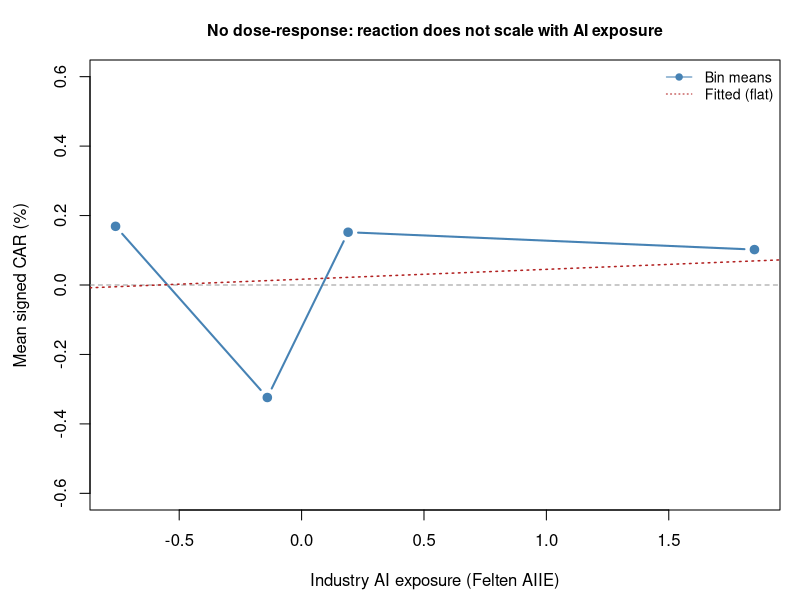

The R script that drew this image:
# =====================================================================
# Figure 2 - Dose-response: signed CAR vs AI exposure (the null gradient)
# Shows there is NO smooth relationship between AI exposure and reaction.
# Base R. Run; saves a PNG.
# =====================================================================

# Mean AI-exposure in each bin, and mean signed CAR (% ; + = moved WITH
# the regulatory direction). Signed = -CAR at tightening, +CAR at easing.
expo   <- c(-0.76, -0.14, 0.19, 1.85)
signed <- c(0.169, -0.324, 0.152, 0.102)

png("fig2_dose_response.png", width = 850, height = 600, res = 130)
par(mar = c(4.5, 4.5, 3, 1), family = "sans")

plot(expo, signed, type = "b", pch = 19, lwd = 2, col = "steelblue",
     xlab = "Industry AI exposure (Felten AIIE)",
     ylab = "Mean signed CAR (%)",
     main = "No dose-response: reaction does not scale with AI exposure",
     ylim = c(-0.6, 0.6), cex.main = 0.95)
abline(h = 0, col = "grey60", lty = 2)

# add a flat fitted line to underline the absence of a gradient
fit <- lm(signed ~ expo)
abline(fit, col = "firebrick", lwd = 1.5, lty = 3)
legend("topright", legend = c("Bin means", "Fitted (flat)"),
       col = c("steelblue", "firebrick"), lty = c(1, 3), pch = c(19, NA),
       bty = "n", cex = 0.85)

dev.off()
